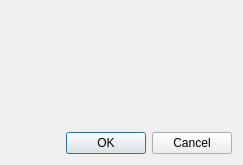
<?xml version="1.0" encoding="UTF-8"?>
<ui version="4.0" >
 <author>Evan Teran</author>
 <class>DialogInputBinaryString</class>
 <widget class="QDialog" name="DialogInputBinaryString" >
  <property name="geometry" >
   <rect>
    <x>0</x>
    <y>0</y>
    <width>243</width>
    <height>165</height>
   </rect>
  </property>
  <property name="windowTitle" >
   <string>Input Binary String</string>
  </property>
  <layout class="QVBoxLayout" >
   <item>
    <widget class="BinaryString" name="binaryString" />
   </item>
   <item>
    <widget class="QDialogButtonBox" name="buttonBox" >
     <property name="orientation" >
      <enum>Qt::Horizontal</enum>
     </property>
     <property name="standardButtons" >
      <set>QDialogButtonBox::Cancel|QDialogButtonBox::NoButton|QDialogButtonBox::Ok</set>
     </property>
    </widget>
   </item>
  </layout>
 </widget>
 <customwidgets>
  <customwidget>
   <class>BinaryString</class>
   <extends>QFrame</extends>
   <header>BinaryString.h</header>
   <container>1</container>
  </customwidget>
 </customwidgets>
 <resources/>
 <connections>
  <connection>
   <sender>buttonBox</sender>
   <signal>accepted()</signal>
   <receiver>DialogInputBinaryString</receiver>
   <slot>accept()</slot>
   <hints>
    <hint type="sourcelabel" >
     <x>104</x>
     <y>138</y>
    </hint>
    <hint type="destinationlabel" >
     <x>39</x>
     <y>122</y>
    </hint>
   </hints>
  </connection>
  <connection>
   <sender>buttonBox</sender>
   <signal>rejected()</signal>
   <receiver>DialogInputBinaryString</receiver>
   <slot>reject()</slot>
   <hints>
    <hint type="sourcelabel" >
     <x>213</x>
     <y>146</y>
    </hint>
    <hint type="destinationlabel" >
     <x>212</x>
     <y>124</y>
    </hint>
   </hints>
  </connection>
 </connections>
</ui>
